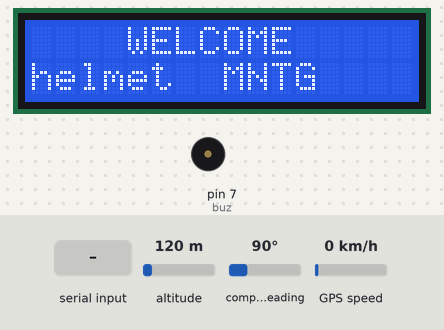
The sketch below on a simulated Arduino Uno, built with avr-gcc and run on an emulated ATmega328P. On the bench: 16×2 character LCD, buzzer (waves = sounding, pin HIGH). Inputs (shaded band) come from the test bench; at power-on: altitude 120 m, compass heading 90°, GPS speed 0 km/h. The GPS gets a fix after 3 s at 37.7749, -122.4194 with 8 satellites; the modem accepts every AT command (registered, SIM ready, sends succeed) and sends nothing else.

Above: at 0.1 s.
At 3.1 s:
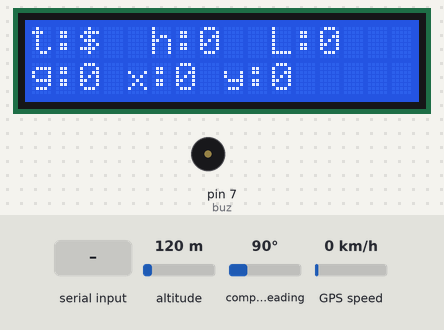
3.2 s: "30,150,10\n" received over Serial
At 4.2 s:
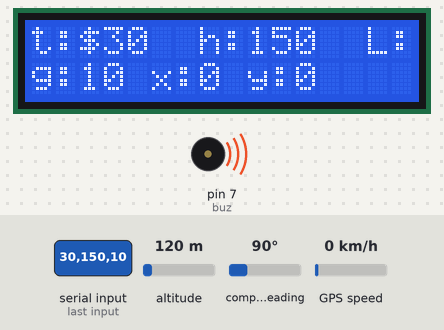
Timing chart, 0 to 6.2 s (numbered marks = the images above; inputs shaded):
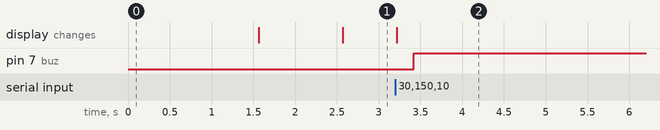

Measured:
- after the input at 3.2 s, pin 7 (buz): LOW → HIGH after 0.22 s; the display: changes at once (image 2)

The sketch:

HELMET_RC_CODE.ino
```cpp
 #include <LiquidCrystal.h>
const int rs = 8, en = 9, d4 = 10, d5 = 11, d6 = 12, d7 =13;
LiquidCrystal lcd(rs, en, d4, d5, d6, d7);
#include <TinyGPS.h>
TinyGPS gps;
float flat=0, flon=0,newData;
String strs[8] = {"0", "0", "0", "0", "0", "0", "0", "0"};
int StringCount = 0;
int buz=7;
int cnt=0;
#include <SoftwareSerial.h>
SoftwareSerial myserial(A0,A1);
void read_gps()
{

  unsigned long chars;
  unsigned short sentences, failed;
  for (unsigned long start = millis(); millis() - start < 1000;)
  {
    while (myserial.available())
    {
      char c = myserial.read();
      if (gps.encode(c))
        newData = true;
    }
  }

  if (newData)
  {

    unsigned long age;
    gps.f_get_position(&flat,&flon,&age);

  }
}
void setup() {

  lcd.begin(16,2);
  lcd.setCursor(4,0);
  lcd.print("WELCOME");
  pinMode(buz,OUTPUT);

  digitalWrite(buz,0);
  lcd.setCursor(0,1);
  lcd.print("helmet  MNTG");
  delay(1500);
  lcd.clear();
  Serial.begin(9600);
  myserial.begin(9600);

}
void loop() {

  while (Serial.available())
  {
    String rcv = Serial.readStringUntil('\n');
    StringCount = 0;
   // Serial.print(rcv);
    while (rcv.length() > 0)
    {
      int index = rcv.indexOf(',');
      if (index == -1)
      {
        strs[StringCount++] = rcv;
        break;
      }
      else
      {
        strs[StringCount++] = rcv.substring(0, index);
        rcv = rcv.substring(index + 1);
      }
    }


  }cnt++;
    lcd.clear();
   lcd.setCursor(0,0);
    lcd.print("t:"+String(strs[0]) + "  h:"+String(strs[1])+ "  L:"+String(strs[5]));
     lcd.setCursor(0,1);
    lcd.print("g:"+String(strs[2]) + " x:"+String(strs[3])+ " y:"+String(strs[4]));
    delay(200);
    int temperature = strs[0].toInt();
    int humidity = strs[1].toInt();
    int gas = strs[2].toInt();
    int xval = strs[3].toInt();
    int yval = strs[4].toInt();

if (temperature > 40 || humidity > 90 || gas > 600) {
    digitalWrite(buz, HIGH);
   send_sms(1);
    digitalWrite(buz, LOW);
} else {
    digitalWrite(buz, LOW);
}
if (cnt>10){
    Serial.print("464192,3RF0359OZDHNRQH4,0,0,project,12345678,"+String(strs[0])+","+String(strs[2])+","+String(strs[3])+","+String(strs[5])+","+String(16.7491)+","+String(80.6348)+",\n");
    cnt=0;
   }
}
void send_sms(int k)
  {
   read_gps();

myserial.println("Sending SMS...");
myserial.println("AT");
delay(1000);
myserial.println("ATE0");
delay(1000);
myserial.println("AT+CMGF=1");
delay(1000);
myserial.print("AT+CMGS=\"6281209452\"\r\n");// Replace x with mobile number
delay(1000);
if(k==1)
myserial.print("Abnormal coal mine conditions please check");
myserial.println("https://www.google.com/maps/search/?api=1&query=" + String(flat,6)+ "," + String(flon,6));
delay(500);
myserial.print(char(26));
delay(2000);
  }
```
